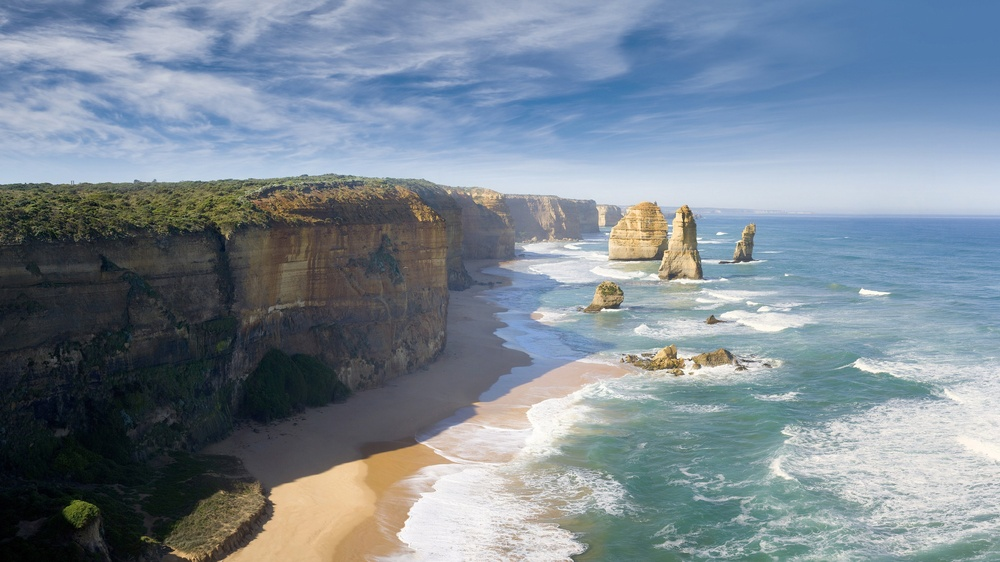
#> input picture sea cliff.jpeg, 1000 x 562 px, shrunk from 3840 x 2160 before the run
$ jupyter execute --allow-errors ImageProcessing.ipynb
#> lines starting #> are read from the running program, lines starting #| are printed output that depends on the picture
[cell 1]
import cv2
import matplotlib.pyplot as plt

[cell 2]
image = cv2.imread('sea cliff.jpeg')
#> image is the input picture: shape (562, 1000, 3); mean B, G, R 147.8, 136.1, 123.2

[cell 3]
result = cv2.Canny(image,150,180)
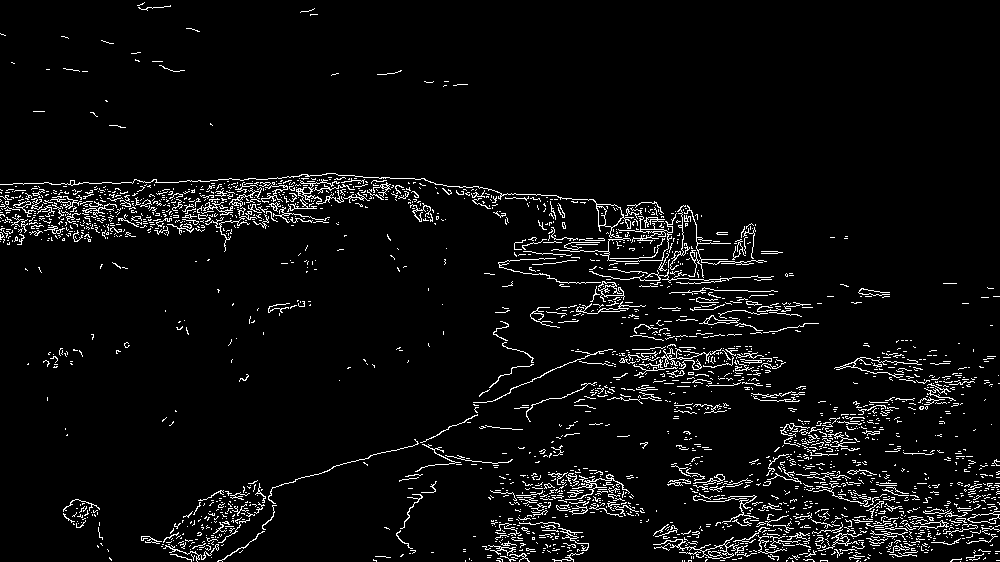
#> result: shape (562, 1000); 5% white in thin lines or dots

[cell 4]
plt.imshow(result,cmap='grey')

[cell 5]
result = cv2.blur(image,(9,9))
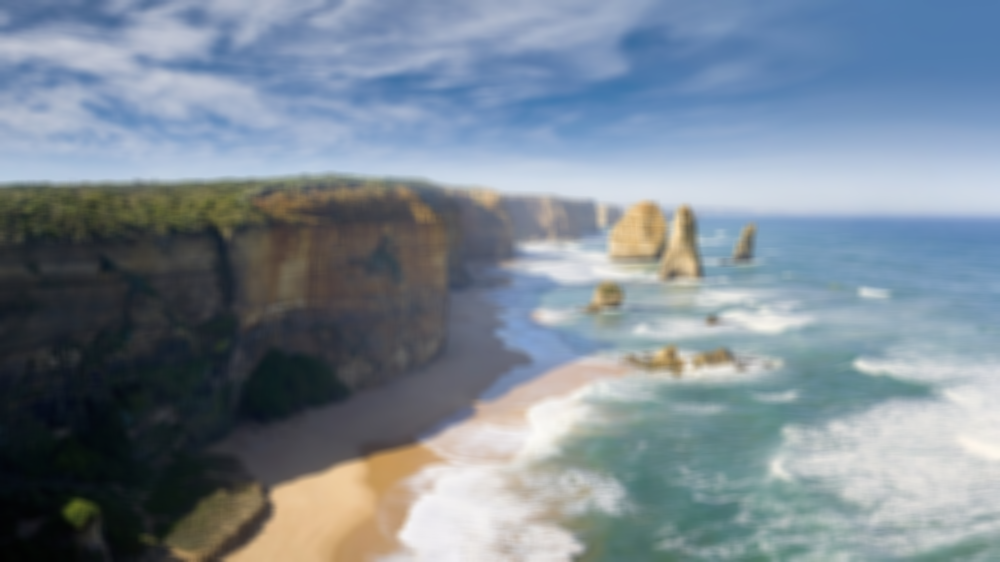
#> result: shape (562, 1000, 3); mean B, G, R 147.8, 136.1, 123.2
plt.imshow(result,cmap='grey')
